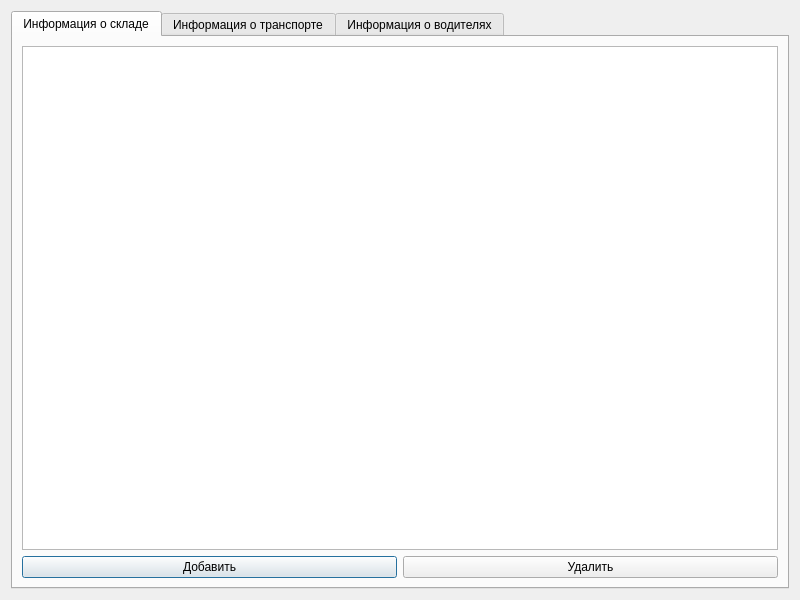
<?xml version="1.0" encoding="UTF-8"?>
<ui version="4.0">
 <class>WinDBshow</class>
 <widget class="QDialog" name="WinDBshow">
  <property name="geometry">
   <rect>
    <x>0</x>
    <y>0</y>
    <width>800</width>
    <height>600</height>
   </rect>
  </property>
  <property name="windowTitle">
   <string>Сведения о складе</string>
  </property>
  <layout class="QGridLayout" name="gridLayout">
   <item row="0" column="0">
    <widget class="QTabWidget" name="tabWidget">
     <property name="currentIndex">
      <number>0</number>
     </property>
     <widget class="QWidget" name="tab">
      <attribute name="title">
       <string>Информация о складе</string>
      </attribute>
      <layout class="QGridLayout" name="gridLayout_2">
       <item row="0" column="0" colspan="2">
        <widget class="QTableView" name="tableView_Sklad"/>
       </item>
       <item row="1" column="0">
        <widget class="QPushButton" name="addBtn">
         <property name="text">
          <string>Добавить</string>
         </property>
        </widget>
       </item>
       <item row="1" column="1">
        <widget class="QPushButton" name="delBtn">
         <property name="text">
          <string>Удалить</string>
         </property>
        </widget>
       </item>
      </layout>
     </widget>
     <widget class="QWidget" name="tab_2">
      <attribute name="title">
       <string>Информация о транспорте</string>
      </attribute>
      <layout class="QGridLayout" name="gridLayout_3">
       <item row="0" column="0" colspan="2">
        <widget class="QTableView" name="tableView_Transport"/>
       </item>
       <item row="1" column="0">
        <widget class="QPushButton" name="addBtn_2">
         <property name="text">
          <string>Добавить</string>
         </property>
        </widget>
       </item>
       <item row="1" column="1">
        <widget class="QPushButton" name="delBtn_2">
         <property name="text">
          <string>Удалить</string>
         </property>
        </widget>
       </item>
      </layout>
     </widget>
     <widget class="QWidget" name="tab_3">
      <attribute name="title">
       <string>Информация о водителях</string>
      </attribute>
      <layout class="QGridLayout" name="gridLayout_4">
       <item row="0" column="0" colspan="2">
        <widget class="QTableView" name="tableView_Drivers"/>
       </item>
       <item row="1" column="0">
        <widget class="QPushButton" name="addBtn_3">
         <property name="text">
          <string>Добавить</string>
         </property>
        </widget>
       </item>
       <item row="1" column="1">
        <widget class="QPushButton" name="delBtn_3">
         <property name="text">
          <string>Удалить</string>
         </property>
        </widget>
       </item>
      </layout>
     </widget>
    </widget>
   </item>
  </layout>
 </widget>
 <resources/>
 <connections/>
</ui>
